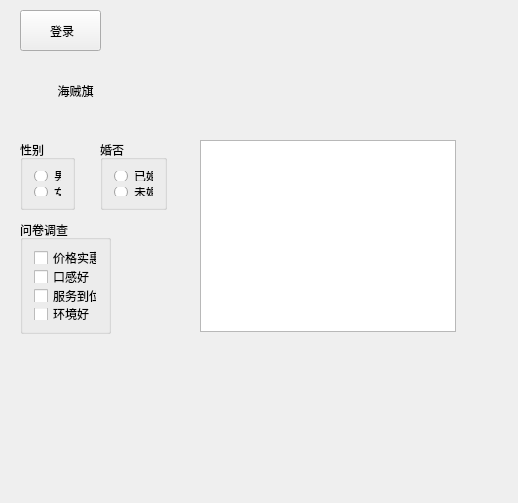
<?xml version="1.0" encoding="UTF-8"?>
<ui version="4.0">
 <class>Widget</class>
 <widget class="QWidget" name="Widget">
  <property name="geometry">
   <rect>
    <x>0</x>
    <y>0</y>
    <width>518</width>
    <height>503</height>
   </rect>
  </property>
  <property name="windowTitle">
   <string>Widget</string>
  </property>
  <widget class="QPushButton" name="pushButton">
   <property name="geometry">
    <rect>
     <x>20</x>
     <y>10</y>
     <width>81</width>
     <height>41</height>
    </rect>
   </property>
   <property name="text">
    <string> 登录</string>
   </property>
   <property name="icon">
    <iconset resource="res.qrc">
     <normaloff>:/Image/sunny.png</normaloff>:/Image/sunny.png</iconset>
   </property>
   <property name="iconSize">
    <size>
     <width>32</width>
     <height>32</height>
    </size>
   </property>
  </widget>
  <widget class="QToolButton" name="toolButton">
   <property name="geometry">
    <rect>
     <x>20</x>
     <y>60</y>
     <width>111</width>
     <height>61</height>
    </rect>
   </property>
   <property name="text">
    <string>海贼旗</string>
   </property>
   <property name="icon">
    <iconset resource="res.qrc">
     <normaloff>:/Image/OnePiece.png</normaloff>:/Image/OnePiece.png</iconset>
   </property>
   <property name="iconSize">
    <size>
     <width>32</width>
     <height>32</height>
    </size>
   </property>
   <property name="toolButtonStyle">
    <enum>Qt::ToolButtonTextBesideIcon</enum>
   </property>
   <property name="autoRaise">
    <bool>true</bool>
   </property>
  </widget>
  <widget class="QGroupBox" name="groupBox">
   <property name="geometry">
    <rect>
     <x>20</x>
     <y>140</y>
     <width>55</width>
     <height>70</height>
    </rect>
   </property>
   <property name="title">
    <string>性别</string>
   </property>
   <layout class="QVBoxLayout" name="verticalLayout">
    <item>
     <widget class="QRadioButton" name="rBtnMan">
      <property name="text">
       <string>男</string>
      </property>
     </widget>
    </item>
    <item>
     <widget class="QRadioButton" name="rBtnWoman">
      <property name="text">
       <string>女</string>
      </property>
     </widget>
    </item>
   </layout>
  </widget>
  <widget class="QGroupBox" name="groupBox_2">
   <property name="geometry">
    <rect>
     <x>100</x>
     <y>140</y>
     <width>67</width>
     <height>70</height>
    </rect>
   </property>
   <property name="title">
    <string>婚否</string>
   </property>
   <layout class="QVBoxLayout" name="verticalLayout_2">
    <item>
     <widget class="QRadioButton" name="radioButton_3">
      <property name="text">
       <string>已婚</string>
      </property>
     </widget>
    </item>
    <item>
     <widget class="QRadioButton" name="radioButton_4">
      <property name="text">
       <string>未婚</string>
      </property>
     </widget>
    </item>
   </layout>
  </widget>
  <widget class="QGroupBox" name="groupBox_3">
   <property name="geometry">
    <rect>
     <x>20</x>
     <y>220</y>
     <width>91</width>
     <height>114</height>
    </rect>
   </property>
   <property name="title">
    <string>问卷调查</string>
   </property>
   <layout class="QVBoxLayout" name="verticalLayout_3">
    <item>
     <widget class="QCheckBox" name="checkBox">
      <property name="text">
       <string>价格实惠</string>
      </property>
     </widget>
    </item>
    <item>
     <widget class="QCheckBox" name="checkBox_2">
      <property name="text">
       <string>口感好</string>
      </property>
     </widget>
    </item>
    <item>
     <widget class="QCheckBox" name="checkBox_3">
      <property name="text">
       <string>服务到位</string>
      </property>
     </widget>
    </item>
    <item>
     <widget class="QCheckBox" name="cBox">
      <property name="text">
       <string>环境好</string>
      </property>
     </widget>
    </item>
   </layout>
  </widget>
  <widget class="QListWidget" name="listWidget">
   <property name="geometry">
    <rect>
     <x>200</x>
     <y>140</y>
     <width>256</width>
     <height>192</height>
    </rect>
   </property>
  </widget>
 </widget>
 <layoutdefault spacing="6" margin="11"/>
 <resources>
  <include location="res.qrc"/>
 </resources>
 <connections/>
</ui>
